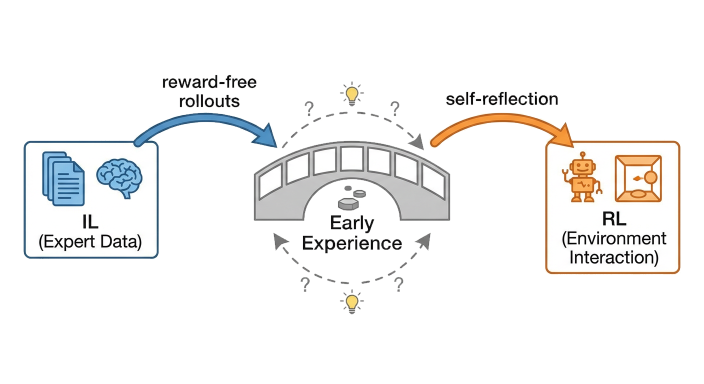
#> input picture tests/.tmp/bg_remove_test/n4_raw_bg_removed.png, 1408 x 768 px (shown at 1/2 size)
$ python -i bg_tool.py   (imports and definitions only)
#> lines starting #> are read from the running program, lines starting #| are printed output that depends on the picture; after the words box and inside, x2 and y2 are one past the last pixel; in counts of white or black regions, pixels touching at a corner belong together
# ================================================================
# 背景移除工具集
# - BriaRMBG2Remover: 使用 RMBG 2.0 模型（适合人物/产品照片）
# - EdgeFloodFillRemover: 基于边缘 flood fill（适合图表/图标）
# ================================================================

from __future__ import annotations
import os
import sys
import numpy as np
from pathlib import Path
from PIL import Image, ImageFilter
from scipy import ndimage

# 若依赖放在 ./deps 目录（推荐本地隔离）
DEPS_DIR = Path(__file__).resolve().parent / "deps"
if DEPS_DIR.exists():
    sys.path.append(str(DEPS_DIR))

import onnxruntime as ort

CURRENT_DIR = Path(__file__).resolve().parent
MODELS_DIR = CURRENT_DIR / "models" / "RMBG-2.0" / "onnx"
# [1 line not run here, left out]

DEFAULT_OUTPUT_DIR = CURRENT_DIR
# [1 line not run here, left out]

# 使用 RMBG-2.0 的主模型
DEFAULT_MODEL_PATH = MODELS_DIR / "model.onnx"


class BriaRMBG2Remover:
    """使用 BRIA-RMBG 2.0 模型进行高质量抠图"""

    # [53 lines left out: functions __init__, remove_background, not called in this run]


class EdgeFloodFillRemover:
    """基于边缘 flood fill 的背景移除器

    适用于图表、图标等内容，特点：
    - 只移除与图片边缘连通的背景色区域
    - 保留内容区域内的白色/浅色元素
    - 不需要额外的深度学习模型
    - 多个元素作为整体保留（不会过度分割）
    """

    def __init__(
        self,
        output_dir: str | None = None,
        bg_threshold: int = 245,
        edge_smooth: bool = True,
        edge_smooth_radius: int = 2,
    ):
        """
        Args:
            output_dir: 输出目录
            bg_threshold: 背景色阈值，RGB 各通道都大于此值视为背景（默认 245）
            edge_smooth: 是否对边缘进行平滑处理
            edge_smooth_radius: 边缘平滑半径（像素）
        """
        self.output_dir = Path(output_dir) if output_dir else DEFAULT_OUTPUT_DIR
        self.output_dir.mkdir(parents=True, exist_ok=True)
        self.bg_threshold = bg_threshold
        self.edge_smooth = edge_smooth
        self.edge_smooth_radius = edge_smooth_radius

    def remove_background(self, image_path: str) -> str:
        """移除背景，只保留内容区域

        Args:
            image_path: 输入图片路径

        Returns:
            输出图片路径（带透明通道的 PNG）
        """
        img = Image.open(image_path).convert("RGBA")
#> img is the input picture: PIL image 1408x768 RGBA; mean R, G, B, A 243.7, 243.3, 242.7, 49.3
        data = np.array(img)
        h, w = data.shape[:2]
#> h = 768; w = 1408

        # 1. 创建背景 mask：RGB 各通道都大于阈值的像素
        rgb = data[:, :, :3]
        bg_mask = np.all(rgb > self.bg_threshold, axis=2)
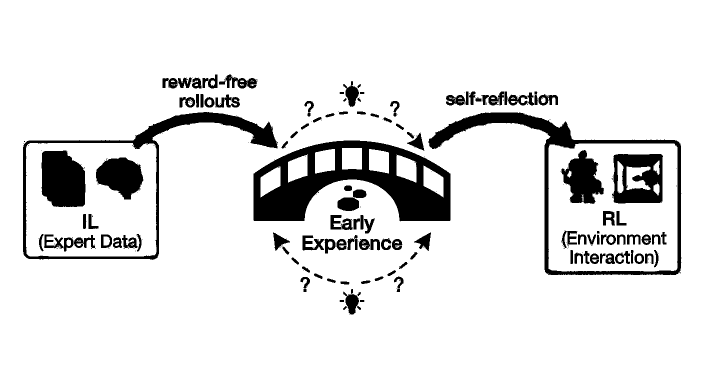
#> bg_mask: shape (768, 1408) bool (shown at 1/2 size); 89.6% white; 251 black regions (131 under 20 px), largest, box (x1, y1, x2, y2) and area: (507, 281, 901, 442) 30862, (857, 225, 1363, 550) 15071, (46, 224, 556, 520) 12385

        # 2. 标记连通区域
        labeled, num_features = ndimage.label(bg_mask)
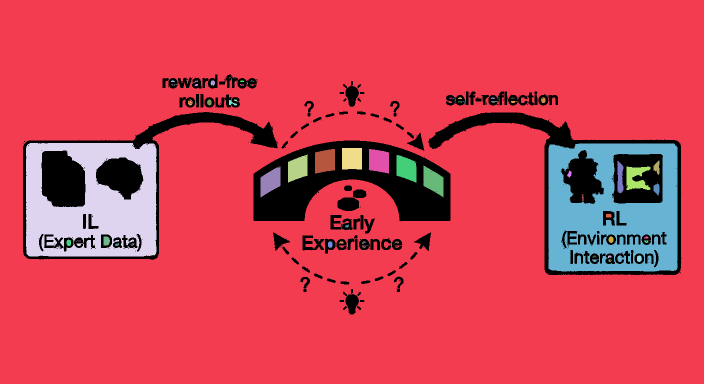
#> labeled: shape (768, 1408) int32 (shown at 1/2 size); 153 distinct labels, from 0 to 152; one colour per label, 0 black
#> num_features = 152

        # 3. 找到与边缘连通的区域标签
        edge_labels = set()
        edge_labels.update(labeled[0, :].tolist())       # 上边缘
        edge_labels.update(labeled[h - 1, :].tolist())   # 下边缘
        edge_labels.update(labeled[:, 0].tolist())       # 左边缘
        edge_labels.update(labeled[:, w - 1].tolist())   # 右边缘
        edge_labels.discard(0)  # 0 表示非背景区域

        # 4. 只移除与边缘连通的背景区域
        edge_bg_mask = np.isin(labeled, list(edge_labels))
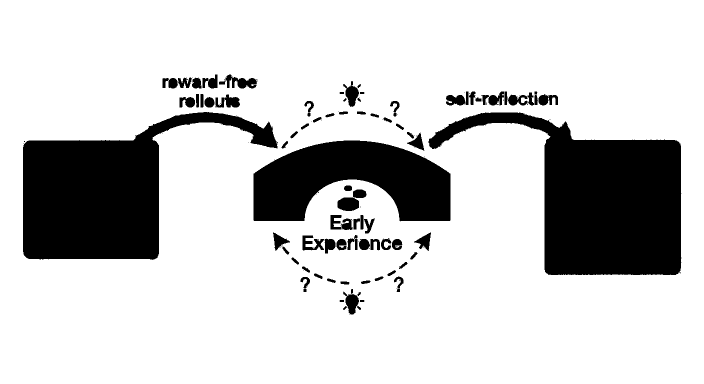
#> edge_bg_mask: shape (768, 1408) bool (shown at 1/2 size); 80.1% white; 149 black regions (66 under 20 px), largest, box (x1, y1, x2, y2) and area: (857, 225, 1363, 550) 80496, (46, 224, 556, 520) 71109, (507, 281, 901, 442) 42483

        # 5. 创建 alpha 通道
        alpha = np.where(edge_bg_mask, 0, 255).astype(np.uint8)

        # 6. 边缘平滑处理（可选）
        if self.edge_smooth and self.edge_smooth_radius > 0:
            alpha = self._smooth_alpha_edge(alpha, edge_bg_mask)

        # 7. 合并 RGBA
        data[:, :, 3] = alpha
        out_img = Image.fromarray(data, "RGBA")

        # 8. 保存
        name = Path(image_path).stem
        output_path = self.output_dir / f"{name}_bg_removed.png"
        out_img.save(output_path)
        print(f"抠图完成（EdgeFloodFill）: {output_path}")
        return str(output_path)

    def _smooth_alpha_edge(self, alpha: np.ndarray, bg_mask: np.ndarray) -> np.ndarray:
        """对 alpha 通道边缘进行平滑处理，减少锯齿

        Args:
            alpha: 原始 alpha 通道
            bg_mask: 背景 mask

        Returns:
            平滑后的 alpha 通道
        """
        # 使用距离变换来创建渐变边缘
        # 计算前景区域到背景的距离
        foreground_mask = ~bg_mask
        dist_to_bg = ndimage.distance_transform_edt(foreground_mask)
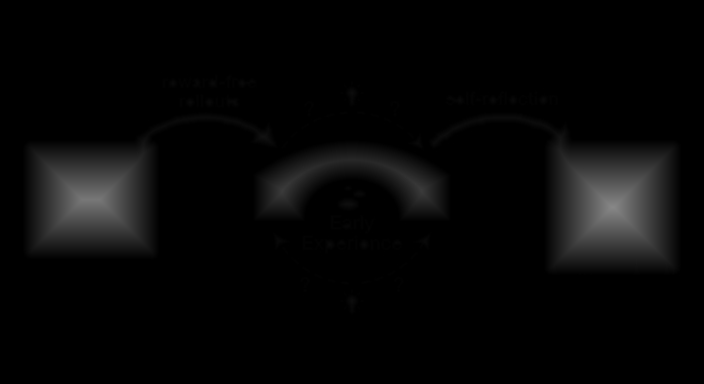
#> dist_to_bg: shape (768, 1408) float64 (shown at 1/2 size); min 0, max 135, mean 6.7

        # 在边缘区域（距离小于 radius）创建渐变
        radius = self.edge_smooth_radius
        edge_zone = (dist_to_bg > 0) & (dist_to_bg <= radius)
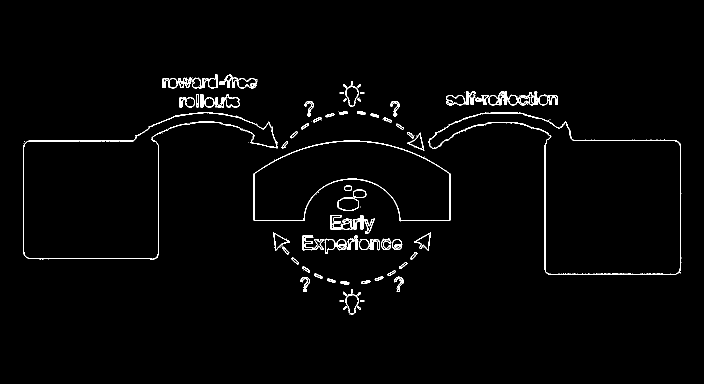
#> edge_zone: shape (768, 1408) bool (shown at 1/2 size); 1.8% white in thin lines or dots, all inside (x1, y1, x2, y2) = (46, 148, 1363, 629)

        # 渐变 alpha：距离越近背景，alpha 越小
        smooth_alpha = alpha.copy().astype(np.float32)
        smooth_alpha[edge_zone] = (dist_to_bg[edge_zone] / radius) * 255
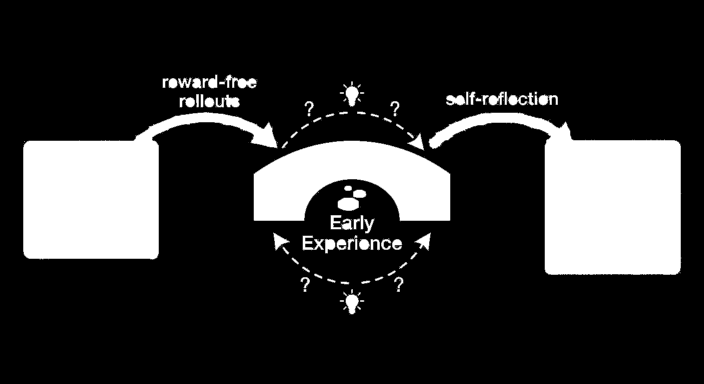
#> smooth_alpha: shape (768, 1408) float32 (shown at 1/2 size); min 0, max 255, mean 49.3

        return smooth_alpha.astype(np.uint8)


# [25 lines left out: functions local_tool_for_bg_remove, local_tool_for_edge_floodfill_bg_remove, get_bg_remove_desc, not called in this run]


# [17 lines not run here, left out]

>>> result = EdgeFloodFillRemover().remove_background('../../../tests/.tmp/bg_remove_test/n4_raw_bg_removed.png')
